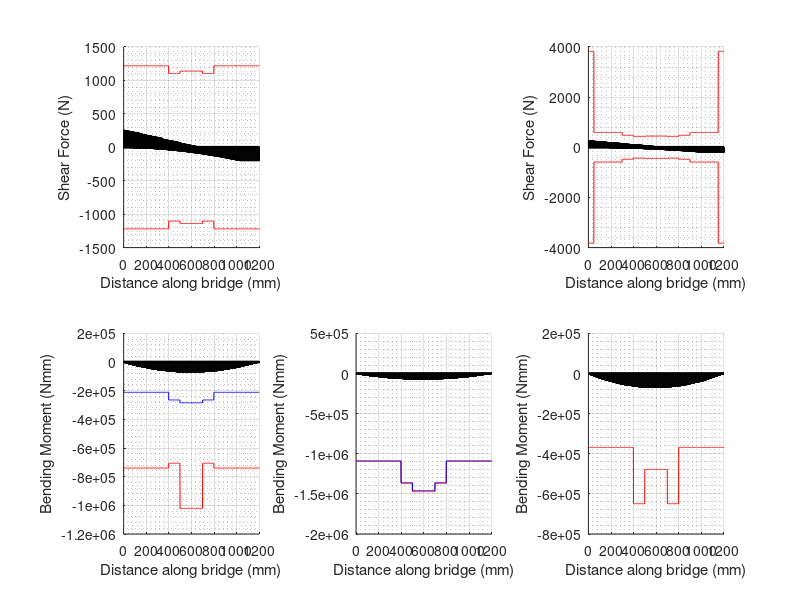

This figure's MATLAB source:
%% 0. Initialize Parameters
% 

L = 1200; % Length of bridge
n = 1200; % Discretize into 1 mm seg.
P = 400; % Total weight of train [N]
x = linspace(0, L, n+1); % x-axis
%% 1. SFD, BMD under train loading
% 

x_train = [52 228 392 568 732 908]; % Train Load Locations
x_train = x_train + 120;  % centre the train on the bridge
P_train = [1 1 1 1 1 1] * P/6;
n_train = 600; % num of train locations
SFDi = zeros(n_train, n+1); % 1 SFD for each train loc.
BMDi = zeros(n_train, n+1); % 1 BMD for each train loc.
% Solve for SFD and BMD with the train at different locations

for i = 1:n_train
    % % start location of train
    % train_pos = x_train - (n_train - i) * L / n_train
    % train_pos = x_train - (i-1)*L/(2*n_train)
    i;
    train_pos = x_train - (i-1)*x_train(end)/n_train;

    % sum of moments at A eqn
    real_train_pos = train_pos(train_pos >= 0 & train_pos <= L);
    real_P = P_train(train_pos >= 0 & train_pos <= L);
    moment_A = sum(real_train_pos.*real_P);

    % sum of Fy eqn
    By = moment_A / L;
    Ay = sum(real_P) - By;

    % construct applied loads
    % w(x)
    SFDi(i, 1) = Ay;
    next_ind = 1;
    for xi = 2:n
        SFDi(i, xi) = SFDi(i, xi-1);
        if next_ind <= length(real_P) & xi >= real_train_pos(next_ind)
            SFDi(i, xi) = SFDi(i, xi) - real_P(next_ind);
            next_ind = next_ind + 1;
        end
    end
    SFDi(i, end) = SFDi(i, end-1) + By;
    BMDi(i,:) = cumsum(-SFDi(i,:).*(L/n));
end

for i = 1:n_train
    plot(x, SFDi(i,:), DisplayName="n\_train="+i)
    hold on
end
% legend()
title("SFDi")
xlabel("Bridge location (mm)")
ylabel("Shear force (N)")
hold off

for i = 1:n_train
    plot(x, BMDi(i,:), DisplayName="n\_train="+i)
    hold on
end
% legend()
title("BMDi")
xlabel("Position of front of train (mm)")
ylabel("Bending moment (Nmm)")
hold off


SFD = max(abs(SFDi)) % SFD envelope
BMD = min(BMDi) % BMD envelope

plot(x, SFD)
title("SFE")
xlabel("Bridge location")
ylabel("Max shear force (N)")

plot(x, BMD)
title("BME")
xlabel("Bridge location")
ylabel("Max bending moment (Nmm)")
%% 2. Define Bridge Parameters

%x_c Location, x, of cross-section change
%bft Top Flange Width
%tft Top Flange Thickness

% = xc, bft, tft,
% param_tf = [0, 100, 1.27;
%         400, 100, 2.54;
%         800, 100, 1.27];  this is me experimenting with changing
%         cross-sections; for now we don't need this but the code is
%         written to work with changing cross-sections as well

% = x_c, b, h
% param_tf = [0, 100, 1.27];
% param_glue = [0, 5, 1.27];
% param_side = [0, 1.27, 75];
% param_bot = [0, 80-1.27*2, 1.27];
% 
% param_tf = [0, 100, 1.27];
% param_glue = [0, 40-1.27, 1.27];
% param_side = [0, 1.27, 140-1.27];
% param_bot = [0, 80-1.27*2, 1.27];

% best so far
% param_diaph = [0, 50, 250, 600, 950, 1150, 1200]  % 2.7577
param_diaph = [0, 50, 300, 900, 1150, 1200]


% param_diaph = [0, 40, 90, 250, 950, 1110, 1160, 1200] % 2.7164
% param_diaph = [0, 50, 100, 250, 950, 1100, 1150, 1200] % 


param_tf = [0, 100, 1.27];
param_glue = [0, 80/2, 1.27];
param_side = [0, 1.27, 140-1.27];
param_bot = [0, 80, 1.27;
            500, 80, 1.27*2;
            700, 80, 1.27];
param_strutg = [0, 0, 0;
                400, 20, 1.27;
                800, 0, 0];
param_strut = [0, 0, 0;
                400, 1.27, 15-1.25*2;
                800, 0, 0];
param_splice = [0, 0, 0;
                400, 80, 1.27;
                800, 0, 0];
param_spliceg = [0, 0, 0;
                400, 1.27, 15;
                800, 0, 0];


btf = zeros(1, n+1);
ttf = zeros(1, n+1);
bglue = zeros(1, n+1);
hglue = zeros(1, n+1);
bside = zeros(1, n+1);
hside = zeros(1, n+1);
bbot = zeros(1, n+1);
hbot = zeros(1, n+1);
diaph = zeros(1, n+1);
bstrutg = zeros(1, n+1);
hstrutg = zeros(1, n+1);
bstrut = zeros(1, n+1);
hstrut = zeros(1, n+1);
bsplice = zeros(1, n+1);
hsplice = zeros(1, n+1);
bspliceg = zeros(1, n+1);
hspliceg = zeros(1, n+1);

btf(1,1) = param_tf(1,2);
ttf(1,1) = param_tf(1,3);
bglue(1,1) = param_glue(1,2);
hglue(1,1) = param_glue(1,3);
bside(1,1) = param_side(1,2);
hside(1,1) = param_side(1,3);
bbot(1,1) = param_bot(1,2);
hbot(1,1) = param_bot(1,3);
diaph(1,1) = param_diaph(1,2);
bstrutg(1,1) = param_strutg(1,2);
hstrutg(1,1) = param_strutg(1,3);
bstrut(1,1) = param_strut(1,2);
hstrut(1,1) = param_strut(1,3);
bsplice(1,1) = param_splice(1,2);
hsplice(1,1) = param_splice(1,3);
bspliceg(1,1) = param_spliceg(1,2);
hspliceg(1,1) = param_spliceg(1,3);

next_ind_tf = 2;
next_ind_glue = 2;
next_ind_side = 2;
next_ind_bot = 2;
next_ind_diaph = 2;
next_ind_strut = 2;

for i = 2 : n+1
    btf(1, i) = btf(1, i-1);
    ttf(1, i) = ttf(1, i-1);
    bglue(1, i) = bglue(1, i-1);
    hglue(1, i) = hglue(1, i-1);
    bside(1, i) = bside(1, i-1);
    hside(1, i) = hside(1, i-1);
    bbot(1, i) = bbot(1, i-1);
    hbot(1, i) = hbot(1, i-1);
    diaph(1, i) = diaph(1, i-1);
    bstrutg(1, i) = bstrutg(1, i-1);
    hstrutg(1, i) = hstrutg(1, i-1);
    bstrut(1, i) = bstrut(1, i-1);
    hstrut(1, i) = hstrut(1, i-1);
    bsplice(1, i) = bsplice(1, i-1);
    hsplice(1, i) = hsplice(1, i-1);
    bspliceg(1, i) = bspliceg(1, i-1);
    hspliceg(1, i) = hspliceg(1, i-1);

    if next_ind_tf <= length(param_tf(:,1)) & i >= param_tf(next_ind_tf, 1)
        btf(1, i) = param_tf(next_ind_tf, 2);
        ttf(1, i) = param_tf(next_ind_tf, 3);
        next_ind_tf = next_ind_tf + 1;
    end
    if next_ind_glue <= length(param_glue(:,1)) & i >= param_glue(next_ind_glue, 1)
        bglue(1, i) = param_glue(next_ind_glue, 2);
        hglue(1, i) = param_glue(next_ind_glue, 3);
        next_ind_glue = next_ind_glue + 1;
    end
    if next_ind_side <= length(param_side(:,1)) & i >= param_side(next_ind_side, 1)
        bside(1, i) = param_side(next_ind_side, 2);
        hside(1, i) = param_side(next_ind_side, 3);
        next_ind_side = next_ind_side + 1;
    end
    if next_ind_bot <= length(param_bot(:,1)) & i >= param_bot(next_ind_bot, 1)
        bbot(1, i) = param_bot(next_ind_bot, 2);
        hbot(1, i) = param_bot(next_ind_bot, 3);
        next_ind_bot = next_ind_bot + 1;
    end
    if next_ind_diaph < length(param_diaph(1,:)) & i >= param_diaph(1, next_ind_diaph)
        next_ind_diaph = next_ind_diaph + 1;
        diaph(1, i) = param_diaph(1,next_ind_diaph)-param_diaph(1, next_ind_diaph-1);
    end
    if next_ind_bot <= length(param_bot(:,1)) & i >= param_bot(next_ind_bot, 1)
        bbot(1, i) = param_bot(next_ind_bot, 2);
        hbot(1, i) = param_bot(next_ind_bot, 3);
        next_ind_bot = next_ind_bot + 1;
    end
    if next_ind_strut <= length(param_strut(:,1)) & i >= param_strut(next_ind_strut, 1)
        bstrutg(1, i) = param_strutg(next_ind_strut, 2);
        hstrutg(1, i) = param_strutg(next_ind_strut, 3);
        bstrut(1, i) = param_strut(next_ind_strut, 2);
        hstrut(1, i) = param_strut(next_ind_strut, 3);
        bsplice(1, i) = param_splice(next_ind_strut, 2);
        hsplice(1, i) = param_splice(next_ind_strut, 3);
        bspliceg(1, i) = param_spliceg(next_ind_strut, 2);
        hspliceg(1, i) = param_spliceg(next_ind_strut, 3);
        next_ind_strut = next_ind_strut + 1;
    end
end
% diaph
% bstrutg
% hstrutg
% bstrut
% hstrut
% bspliceg
% hspliceg
% bsplice
% hsplice
% bbot
% hbot
%% 3. Calculate Sectional Properties
% 

% ybar. location of centroidal axis from the bottom

Aside = bside .* hside
yside = hside ./ 2
Iside = bside .* (hside.^3) ./ 12

Abot = bbot .* hbot
ybot = hbot ./ 2
Ibot = bbot .* (hbot.^3) ./ 12

Atf = btf .* ttf
ytf = hside + ttf./2
Itf = btf .* (ttf.^3) ./ 12

Aglue = bglue .* hglue
yglue = hside - hglue./2
Iglue = bglue .* (hglue.^3) ./ 12

Astrutg = bstrutg .* hstrutg
ystrutgtop = hside - hglue - hstrutg./2
ystrutbot = hside - hglue - hstrutg - hstrut - hstrutg./2
Istrutg = bstrutg .* (hstrutg.^3) ./12

Astrut = bstrut .* hstrut
ystrut = hside - hglue - hstrutg - hstrut./2
Istrut = bstrut .* (hstrut.^3) ./12

Asplice = bsplice .*hsplice
ysplice = hside - hglue - hsplice./2
Isplice = bsplice .* (hsplice.^3) ./12

Aspliceg = bspliceg .* hspliceg
yspliceg = hside-hglue-hsplice-hspliceg./2
Ispliceg = bspliceg .* hspliceg.^3 ./12

% Atotal = Atf + 2.*Aside + 2.*Aglue + 2.*Astrutg + Astrut + Asplice + 2.*Aspliceg + Abot
% numerator = Atf.*ytf + 2.*Aside.*yside + 2.*Aglue.*yglue + Abot.*ybot + Astrutg.*ystrutgtop + Astrutg.*ystrutgbot ...
%     + Astrut.*ystrut + Asplice.*ysplice + 2.*Aspliceg.*yspliceg
% ybar = numerator./Atotal

Atotal = Atf + 2.*Aside + 2.*Aglue + Asplice + 2.*Aspliceg + Abot
numerator = Atf.*ytf + 2.*Aside.*yside + 2.*Aglue.*yglue + Abot.*ybot + ...
     + Asplice.*ysplice + 2.*Aspliceg.*yspliceg
ybar = numerator./Atotal

ybartotop = ttf + hside - ybar

% I
% I = 2.*Iside + 2.*Iglue + Itf + Ibot + 2.*Istrutg + Istrut + Isplice + 2.*Ispliceg ...
%     + 2.*Aside.*(yside-ybar).^2 + 2.*Aglue.*(yglue-ybar).^2 + Atf.*(ytf-ybar).^2 + Abot.*(ybot-ybar).^2 ...
%     + Astrutg.*(ystrutgtop-ybar).^2 + Astrutg.*(ystrutgbot-ybar).^2 + Astrut.*(ystrut-ybar).^2 + Asplice.*(ysplice-ybar).*2 ...
%     + 2.*Aspliceg.*(yspliceg-ybar).^2

I = 2.*Iside + 2.*Iglue + Itf + Ibot + Isplice + 2.*Ispliceg ...
    + 2.*Aside.*(yside-ybar).^2 + 2.*Aglue.*(yglue-ybar).^2 + Atf.*(ytf-ybar).^2 + Abot.*(ybot-ybar).^2 ...
    + Asplice.*(ysplice-ybar).*2 + 2.*Aspliceg.*(yspliceg-ybar).^2
% Q at centroidal axes
Qcent = 2.*ybar.*bside.*ybar./2 + Abot.*(ybar-hbot./2)

% Q at glue location
% Qglue = Atf.*(ybartotop - ttf./2)

%% 4. Calculate Applied Stress

% S: sigma (flexural stress)   T: tau (shear stress)

S_top = abs(BMD).*(ybartotop)./I
S_bot = abs(BMD).*ybar./I
T_cent = abs(SFD).*Qcent./(I.*(2.*bside))
% bglue = bglue+1.27
% T_glue = abs(SFD).*Qglue./(I.*(2.*(bglue)))
%% 5. Material and Thin Plate Buckling Capacities
% 

E = 4000;
mu = 0.2;
S_tens = 30;
S_comp = 6;
T_max = 4;
T_gmax = 2;
S_buck1 = 4*pi^2*E/(12*(1-mu^2)) * (1.27*3/80).^2
S_buck2 = 0.425*pi^2*E/(12*(1-mu^2)) * (ttf./((btf-bbot-2.*bside)./2)).^2
S_buck3 = 6*pi^2*E/(12*(1-mu^2)) * (bside./(hside-ybar)).^2
T_buck = 5*pi^2*E/(12*(1-mu^2)) * ((bside./(hside-1.27*2)).^2 + (bside./diaph).^2)
%% 6. FOS
% 

FOS_tens = S_tens ./ S_bot
FOS_comp = S_comp ./ S_top
FOS_shear = T_max ./ T_cent
% FOS_glue = T_gmax ./ T_glue
FOS_buck1 = S_buck1 ./ S_top
FOS_buck2 = S_buck2 ./ S_top
FOS_buck3 = S_buck3 ./ S_top
FOS_buckV = T_buck ./ T_cent
 
FOS_tensmin = min(FOS_tens)
FOS_compmin = min(FOS_comp)
FOS_shearmin = min(FOS_shear)
% FOS_gluemin = min(FOS_glue)


FOS_buck1min = min(FOS_buck1)
FOS_buck2min = min(FOS_buck2)
FOS_buck3min = min(FOS_buck3)
[FOS_buckVmin, pos] = min(FOS_buckV)

% FOS_tens = S_tens / max(S_bot)
% FOS_comp = S_comp / max(S_top)
% FOS_shear = T_max / max(T_cent)
% FOS_glue = T_gmax / max(T_glue)
% FOS_buck1 = S_comp / max(S_buck1)
% FOS_buck2 = S_comp / max(S_buck2)
% FOS_buck3 = S_comp / max(S_buck3)
% 
% FOS_buckV = min(min(T_max, min(T_buck))) / max(T_cent)
% 
% FOS_buckV = zeros(1, length(T_buck))
% for i = 1:length(T_buck)
%     if T_buck(1, i) < T_max
%         FOS_buckV(1, i) = T_buck(1, i)/T_cent(1, i);
%     else
%         FOS_buckV(1, i) = T_max/T_cent(1, i);
%     end
% end
% FOS_buckVmin = min(FOS_buckV)


%% 7. Min FOS and the failure load Pfail

% minFOS = min([FOS_tens, FOS_comp, FOS_shear, FOS_glue, FOS_buck1, FOS_buck2, FOS_buck3, FOS_buckV])
minFOS = min([FOS_tens, FOS_comp, FOS_shear, FOS_buck1, FOS_buck2, FOS_buck3, FOS_buckV])

Pf = minFOS*P

%% 8. Vfail and Mfail
% 

Mf_tens = FOS_tens.*BMD
Mf_comp = FOS_comp.*BMD
Vf_shear = FOS_shear.*SFD
% Vf_glue = FOS_glue.*SFD
Mf_buck1 = FOS_buck1.*BMD
Mf_buck2 = FOS_buck2.*BMD
Mf_buck3 = FOS_buck3.*BMD
Vf_buckV = FOS_buckV.*SFD

% Mf_tens = -S_tens.*I./ybar
% Mf_comp = -S_comp.*I./ybartotop
% Vf_shear = T_max.*I.*2.*bside ./ Qcent;
% Vf_glue = T_gmax.*I.*2.*bglue ./ Qglue;
% Mf_buck1 = -S_buck1.*I./ ybartotop;
% Mf_buck2 = -S_buck2.*I./ ybartotop;
% Mf_buck3 = -S_buck3.*I./ ybartotop; % not sure about ybartotop here
% Vf_buckV = min(T_max, T_buck).*I.*bside ./ Qcent
%% 9. Output plots of Vfail and Mfail
% 

subplot(2,3,1)
hold on; grid on; grid minor;
plot(x, Vf_shear, 'r')
plot(x, -Vf_shear, 'r')
plot(x, SFDi, 'k');
plot([0, L], [0, 0], 'k', 'LineWidth', 2)
% legend('Matboard Shear Failure')
xlabel('Distance along bridge (mm)')
ylabel('Shear Force (N)')

% subplot(2,3,2)
% hold on; grid on; grid minor;
% plot(x, Vf_glue, 'r')
% plot(x, -Vf_glue, 'r')
% plot(x, SFDi, 'k');
% plot([0, L], [0, 0], 'k', 'LineWidth', 2)
% % legend('Glue Shear Failure')
% xlabel('Distance along bridge (mm)')
% ylabel('Shear Force (N)')

subplot(2,3,3)
hold on; grid on; grid minor;
plot(x, Vf_buckV, 'r')
plot(x, -Vf_buckV, 'r')
plot(x, SFDi, 'k');
plot([0, L], [0, 0], 'k', 'LineWidth', 2)
% legend('Buckling Shear Failure')
xlabel('Distance along bridge (mm)')
ylabel('Shear Force (N)')

subplot(2,3,4)
hold on; grid on; grid minor;
plot(x, Mf_tens, 'r')
plot(x, Mf_comp, 'b')
plot(x, BMDi, 'k');
plot([0, L], [0, 0], 'k', 'LineWidth', 2)
% legend('Matboard Tension Failure')
% legend('Matboard Compression Failure')
xlabel('Distance along bridge (mm)')
ylabel('Bending Moment (Nmm)')

subplot(2,3,5)
hold on; grid on; grid minor;
plot(x, Mf_buck1, 'r')
plot(x, Mf_buck2, 'b')
plot(x, BMDi, 'k');
plot([0, L], [0, 0], 'k', 'LineWidth', 2)
% legend('Matboard Buckling Failure, Top Flange - Mid')
% legend('Matboard Buckling Failure, Top Flange - Sides')
xlabel('Distance along bridge (mm)')
ylabel('Bending Moment (Nmm)')

subplot(2,3,6)
hold on; grid on; grid minor;
plot(x, Mf_buck3, 'r')
plot(x, BMDi, 'k');
plot([0, L], [0, 0], 'k', 'LineWidth', 2)
% legend('Matboard Buckling Failure, Webs')
xlabel('Distance along bridge (mm)')
ylabel('Bending Moment (Nmm)')